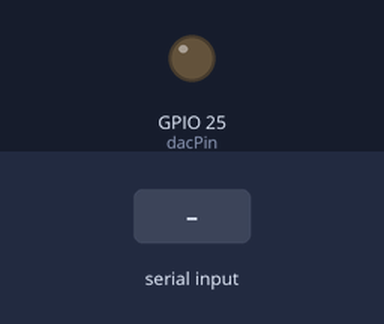
Bench run of a sketch on a simulated ESP32. Parts: output pins drawn as LEDs (lit = HIGH). Inputs (shaded band) come from the test bench. What the sketch prints to the serial monitor is not drawn.

Above: at 1.2 s.
1.3 s: "90,45\n" received over Serial
At 1.7 s:
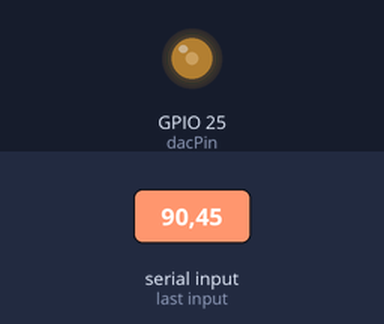
2.8 s: "30,150\n" received over Serial
At 4.0 s:
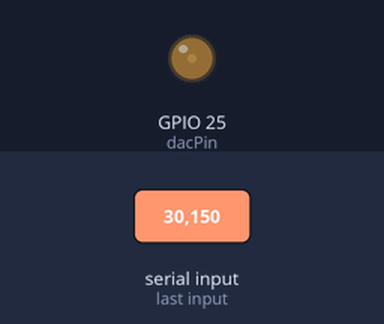
4.3 s: "200\n" received over Serial
At 5.2 s:
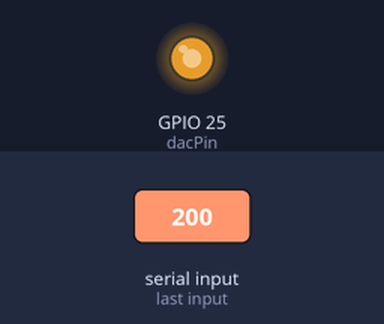
5.8 s: "90\n" received over Serial
At 6.3 s:
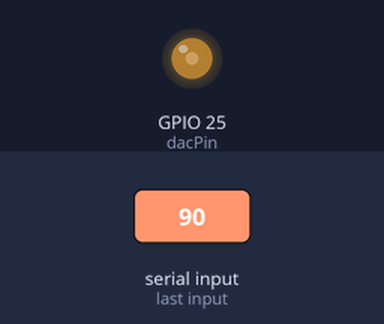
Timing chart, 0 to 8.3 s (numbered marks = the images above; inputs shaded):
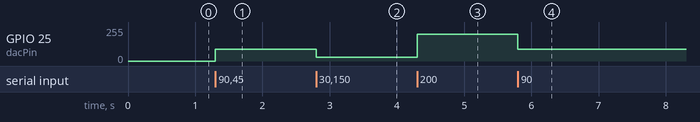

The sketch:

esp_pwm_wheel_test.ino
```cpp
const int dacPin = 25;

void setup() {
  Serial.begin(115200);
  Serial.println("Enter DAC value (0–255):");
}

void loop() {
  if (Serial.available()) {
    String input = Serial.readStringUntil('\n');   // read till newline
    int dacValue = input.toInt();                  // convert to int
    dacValue = constrain(dacValue, 0, 255);
    dacWrite(dacPin, dacValue);

    Serial.print("Set DAC value: ");
    Serial.print(dacValue);
    Serial.print(" => Voltage ≈ ");
    Serial.print((dacValue / 255.0) * 3.3, 2);
    Serial.println(" V");
  }
}
```

Measured:
- after the input at 1.3 s, GPIO 25 (dacPin): 0/255 → 90/255 at once
- after the input at 2.8 s, GPIO 25 (dacPin): 90/255 → 30/255 at once
- after the input at 4.3 s, GPIO 25 (dacPin): 30/255 → 200/255 at once
- after the input at 5.8 s, GPIO 25 (dacPin): 200/255 → 90/255 at once
